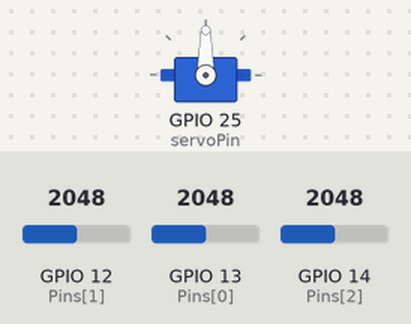
Simulated run of this sketch. Board: ESP32. On the bench: servo. The test bench sets the inputs (shaded band); at power-on: GPIO 14 (Pins[2]) = 2048, GPIO 12 (Pins[1]) = 2048, GPIO 13 (Pins[0]) = 2048.

Above: at 1.2 s.
1.3 s: GPIO 14 (Pins[2]) set to 832
2.8 s: GPIO 14 (Pins[2]) set to 728
At 6.5 s:
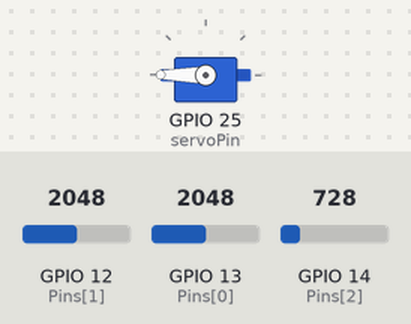
At 12.0 s:
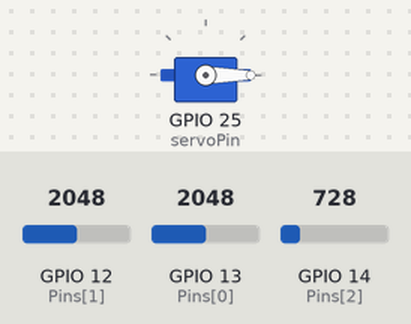
Timing chart, 0 to 13.3 s (numbered marks = the images above; inputs shaded):
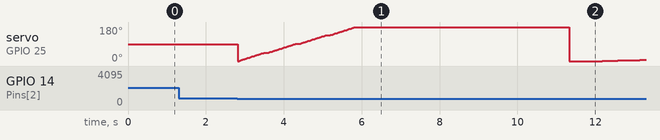

The sketch:

servo.ino
```cpp
#include <SErvo.h>

static const int servoPin = 25;
int Pins[] = {13, 12, 14};
int Pos = 0;
Servo servo1;

void setup() {
    Serial.begin(115200);
    servo1.attach(servoPin);
    pinMode(Pins[2], INPUT_PULLUP);
}

void loop() {
  if(analogRead(Pins[0])<=2100 & analogRead(Pins[1])<= 2700 & analogRead(Pins[2])<= 800)
  {
    for (int j = 0;j<=45; Pos += 1, j++) { // goes from 0 degrees to 180 degrees
    servo1.write(Pos);              // tell servo to go to position in variable 'pos'
    delay(15);
    }
  }
  else if(analogRead(Pins[0])==4095& analogRead(Pins[1])== 4095 & analogRead(Pins[2])== 4095)
  {
    for (int j = 45;j>=0; Pos -= 1, j--) { // goes from 0 degrees to 180 degrees
    servo1.write(Pos);              // tell servo to go to position in variable 'pos'
    delay(15);
    } }
   else if(analogRead(Pins[2])== 0)
   {
    for (; Pos >= 0; Pos -= 1) { // goes from 0 degrees to 180 degrees
    servo1.write(Pos);              // tell servo to go to position in variable 'pos'
    delay(15);
    }}
   delay(100);

}
```

Measured:
- the behaviour switches between 801 and 800 on GPIO 14 (Pins[2]) (found by bisection; images 0 and 1)
- after the input at 1.3 s, every drawn part: stays the same
